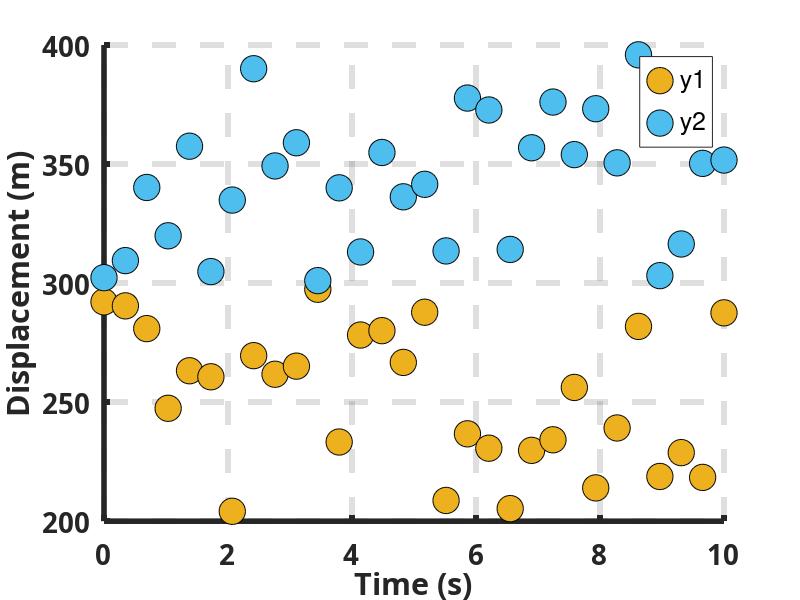

Source code (MATLAB):
clc, clear, close all

x = linspace(0, 10, 30);
% y1 = rand(1, 100);
% y2 = rand(1, 100) * 100 - 25;
y1 = rand(1, 30) * 100 +200;
y2 = rand(1, 30) * 100 +300;
disp(mean(y1))
disp(mean(y2))

figure
scatter(x, y1, 360, 'filled', 'MarkerEdgeColor', '#000000', 'MarkerFaceColor', '#EDB120')
hold on
scatter(x, y2, 360, 'filled', 'MarkerEdgeColor', '#000000', 'MarkerFaceColor', '#4DBEEE')

grid on
set(gca, 'GridLineStyle', '--');
set(gca, 'linewidth', 4, 'fontsize', 20, 'fontname', 'TimesRoman', 'fontweight', 'bold')
xlabel('Time (s)')
ylabel('Displacement (m)')
legend('y1', 'y2')
